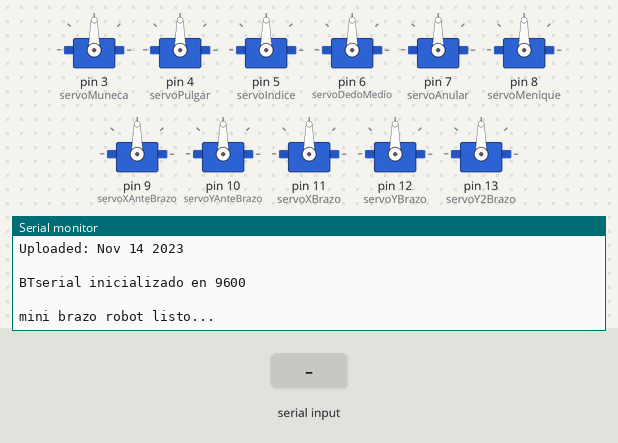
Simulated run of this sketch. Board: Arduino Uno, built with avr-gcc and run on an emulated ATmega328P. On the bench: 11 × servo, the last lines printed to the serial monitor. The inputs (shaded band) are chosen by the test bench.

Above: at 3.2 s.
3.3 s: "]\n" received over the second serial link
At 3.7 s:
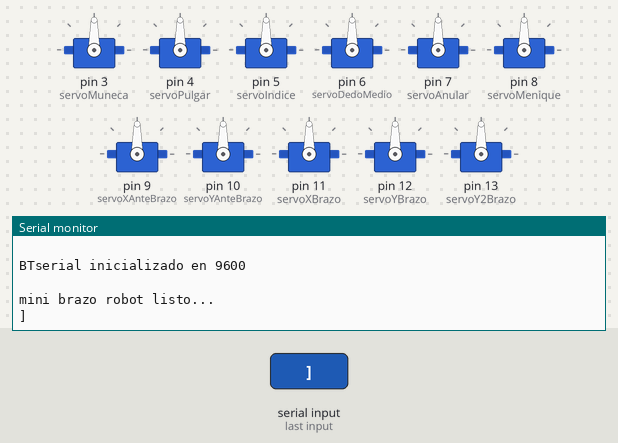
4.8 s: "90,45\n" received over the second serial link
At 6.0 s:
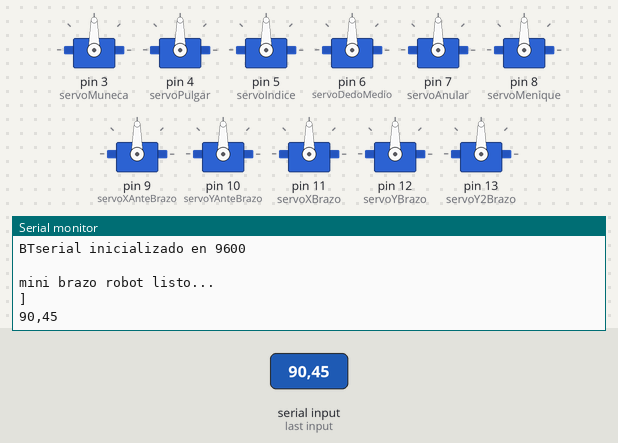
6.3 s: "10\n" received over the second serial link
At 7.2 s:
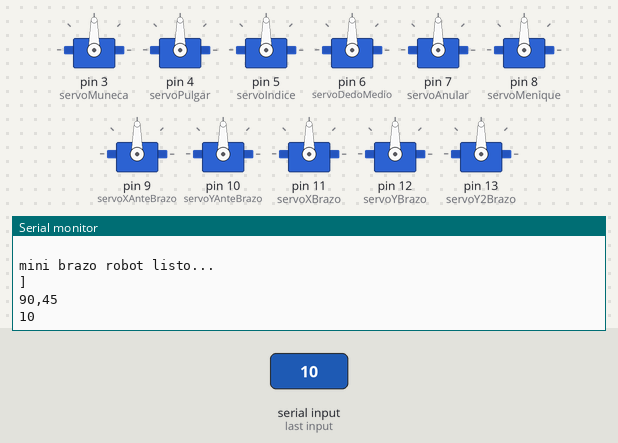

Measured:
- after the input at 3.3 s, the serial monitor: prints a new line at once (image 1)
- after the input at 4.8 s, the serial monitor: prints a new line at once (image 2)
- after the input at 6.3 s, the serial monitor: prints a new line at once (image 3)

The sketch:

wireless_receiver.ino
```cpp
// Version 2 (wireless), slave/receiver: drives the servos from Bluetooth data.
// Source listing transcribed verbatim from the 2019 project report; comments are the original Spanish.

#include <ServoTimer2.h>

#include <AltSoftSerial.h>

AltSoftSerial BTSerial;
int posicionMomentanea[11],j;
char c=' ';
String s;
boolean NL = true;
boolean imprimir = true;

ServoTimer2 servoMuneca;
ServoTimer2 servoPulgar;
ServoTimer2 servoIndice;
ServoTimer2 servoDedoMedio;
ServoTimer2 servoAnular;
ServoTimer2 servoMenique;
ServoTimer2 servoXBrazo;
ServoTimer2 servoYBrazo;
ServoTimer2 servoXAnteBrazo;
ServoTimer2 servoYAnteBrazo;
ServoTimer2 servoY2Brazo;

void setup() {
  // put your setup code here, to run once:
    Serial.begin(9600);
    Serial.setTimeout(100);
    Serial.print("Sketch:   ");   Serial.println(__FILE__);
    Serial.print("Uploaded: ");   Serial.println(__DATE__);
    Serial.println(" ");

    BTSerial.begin(9600);
    Serial.println("BTserial inicializado en 9600");
    Serial.println(" ");
    delay(1000);
    BTSerial.print("AT+IMME0");

    servoMuneca.attach(3);  //establecer las salidas digitales para los servomotores
    servoPulgar.attach(4);
    servoIndice.attach(5);
    servoDedoMedio.attach(6);
    servoAnular.attach(7);
    servoMenique.attach(8);
    servoXAnteBrazo.attach(9);
    servoYAnteBrazo.attach(10);
    servoXBrazo.attach(11);
    servoYBrazo.attach(12);
    servoY2Brazo.attach(13);

    Serial.println("mini brazo robot listo...");
    delay(1000);
}

void loop() {
  // put your main code here, to run repeatedly:
  if (BTSerial.available())
    {
        c = BTSerial.read();
        Serial.write(c);
        s+=c;
    }

    if(c==']')
    {

      for(j=0;j<11;j++)
      {
        posicionMomentanea[j]= obtenerParteString(s,',',j).toInt();
        if((posicionMomentanea[j] > 2500) || (posicionMomentanea[j] < 400)){
         imprimir = false;
        }
        if(j == 10 && imprimir == true)
        {
          servoMuneca.write(posicionMomentanea[0]);
          servoPulgar.write(posicionMomentanea[1]);
          servoIndice.write(posicionMomentanea[2]);
          servoDedoMedio.write(posicionMomentanea[3]);
          servoAnular.write(posicionMomentanea[4]);
          servoMenique.write(posicionMomentanea[5]);
          servoXAnteBrazo.write(posicionMomentanea[6]);
          servoYAnteBrazo.write(posicionMomentanea[7]);
          servoXBrazo.write(posicionMomentanea[8]);
          servoYBrazo.write(posicionMomentanea[9]);
          servoY2Brazo.write(posicionMomentanea[10]);
        }
      }
      s="";
      imprimir = true;

    }

}

String obtenerParteString(String dato, char separador, int indice)
{

    int stringDato = 0;
    String parteDato = "";

    for(int i = 0; i<dato.length()-1; i++) {

      if(dato[i]==separador) {
        stringDato++;

      }else if(stringDato==indice) {

        parteDato.concat(dato[i]);

      }else if(stringDato>indice) {

        return parteDato;
        break;

      }
    }

    return parteDato;
  }
```
